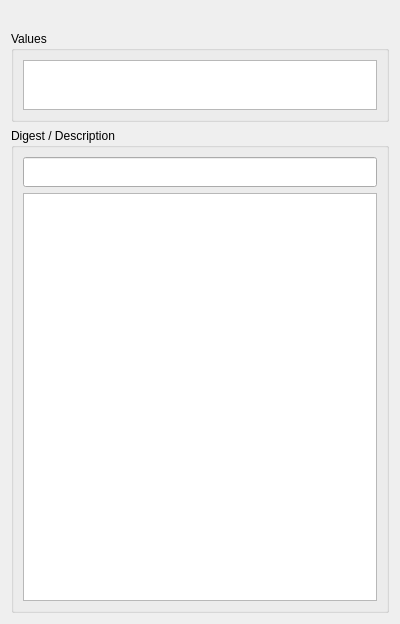
<?xml version="1.0" encoding="UTF-8"?>
<ui version="4.0">
 <class>Page::Argument</class>
 <widget class="QWidget" name="Page::Argument">
  <property name="geometry">
   <rect>
    <x>0</x>
    <y>0</y>
    <width>400</width>
    <height>624</height>
   </rect>
  </property>
  <property name="windowTitle">
   <string>Form</string>
  </property>
  <layout class="QVBoxLayout" name="verticalLayout_2">
   <item>
    <widget class="QLabel" name="keyInfo">
     <property name="text">
      <string/>
     </property>
     <property name="alignment">
      <set>Qt::AlignLeading|Qt::AlignLeft|Qt::AlignVCenter</set>
     </property>
    </widget>
   </item>
   <item>
    <widget class="QGroupBox" name="valueGroup">
     <property name="title">
      <string>Values</string>
     </property>
     <property name="flat">
      <bool>true</bool>
     </property>
     <layout class="QVBoxLayout" name="verticalLayout_3">
      <item>
       <widget class="ArgumentView" name="argumentView">
        <property name="sizePolicy">
         <sizepolicy hsizetype="Expanding" vsizetype="Preferred">
          <horstretch>0</horstretch>
          <verstretch>0</verstretch>
         </sizepolicy>
        </property>
        <property name="maximumSize">
         <size>
          <width>16777215</width>
          <height>50</height>
         </size>
        </property>
        <property name="baseSize">
         <size>
          <width>0</width>
          <height>0</height>
         </size>
        </property>
       </widget>
      </item>
     </layout>
    </widget>
   </item>
   <item>
    <widget class="QGroupBox" name="digestGroup">
     <property name="title">
      <string>Digest / Description</string>
     </property>
     <property name="flat">
      <bool>true</bool>
     </property>
     <layout class="QVBoxLayout" name="verticalLayout">
      <item>
       <widget class="QLineEdit" name="digestEdit">
        <property name="minimumSize">
         <size>
          <width>0</width>
          <height>30</height>
         </size>
        </property>
       </widget>
      </item>
      <item>
       <widget class="QPlainTextEdit" name="descrptionEdit"/>
      </item>
     </layout>
    </widget>
   </item>
  </layout>
 </widget>
 <customwidgets>
  <customwidget>
   <class>ArgumentView</class>
   <extends>QTreeView</extends>
   <header>Component/ArgumentView.h</header>
  </customwidget>
 </customwidgets>
 <resources/>
 <connections/>
</ui>
